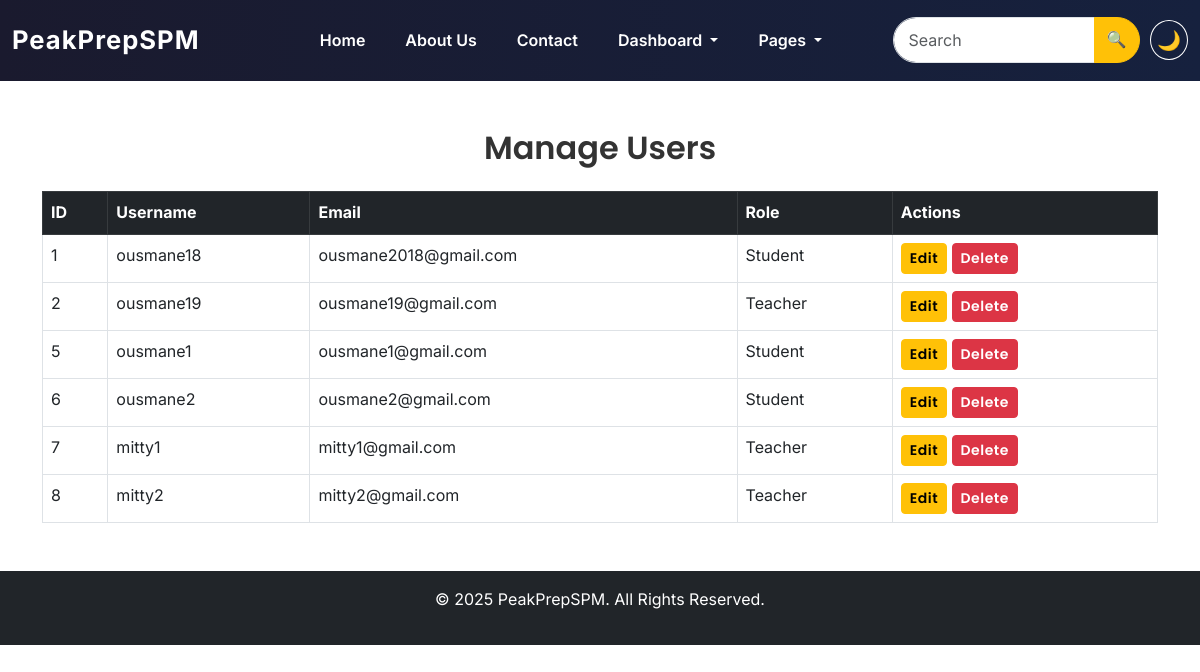
Page /pages/manage_users.php (signed in) on the committed database.
### tables this page shows
CREATE TABLE `users` (
  `id` int(11) NOT NULL,
  `username` varchar(50) NOT NULL,
  `email` varchar(100) NOT NULL,
  `password` varchar(255) NOT NULL,
  `role` enum('student','teacher','admin') NOT NULL,
  `created_at` timestamp NOT NULL DEFAULT current_timestamp(),
  `badge` varchar(20) DEFAULT 'Bronze',
  `full_name` varchar(255) DEFAULT NULL,
  `profile_picture` varchar(255) DEFAULT NULL,
  `theme` varchar(10) DEFAULT 'light'
);

### pages/manage_users.php (the view, shortened to what this page needs)
<?php
include '../includes/header.php';
include '../includes/db.php';
$sql = "SELECT id, username, email, role FROM users WHERE role != 'admin'";
$users = $conn->query($sql);
?>
<div class="container mt-5">
    <h2 class="text-center">Manage Users</h2>
    <table class="table table-bordered mt-4">
        <thead class="table-dark">
            <tr>
                <th>ID</th>
                <th>Username</th>
                <th>Email</th>
                <th>Role</th>
                <th>Actions</th>
            </tr>
        </thead>
        <tbody>
            <?php while ($user = $users->fetch_assoc()): ?>
            <tr>
                <td><?php echo $user['id']; ?></td>
                <td><?php echo $user['username']; ?></td>
                <td><?php echo $user['email']; ?></td>
                <td><?php echo ucfirst($user['role']); ?></td>
                <td>
                    <a href="edit_user.php?id=<?php echo $user['id']; ?>" class="btn btn-warning btn-sm">Edit</a>
                    <a href="delete_user.php?id=<?php echo $user['id']; ?>" class="btn btn-danger btn-sm"
                       onclick="return confirm('Are you sure you want to delete this user?');">Delete</a>
                </td>
            </tr>
            <?php endwhile; ?>
        </tbody>
    </table>
</div>
<?php include '../includes/footer.php'; ?>

### assets/css/style.css (style rules this page uses)
body { font-family: 'Inter', sans-serif; font-size: 16px; line-height: 1.6; color: #333; }
h1, h2, h3, h4, h5, h6 { font-family: 'Poppins', sans-serif; font-weight: 600; }
.btn { font-family: 'Poppins', sans-serif; font-weight: 600; letter-spacing: 0.5px; }
.btn { font-weight: 600; }

### rows in the picture
users: id "1", username "ousmane18", email "ousmane2018@gmail.com", role "Student"
users: id "2", username "ousmane19", email "ousmane19@gmail.com", role "Teacher"
users: id "5", username "ousmane1", email "ousmane1@gmail.com", role "Student"
users: id "6", username "ousmane2", email "ousmane2@gmail.com", role "Student"
users: id "7", username "mitty1", email "mitty1@gmail.com", role "Teacher"
users: id "8", username "mitty2", email "mitty2@gmail.com", role "Teacher"
